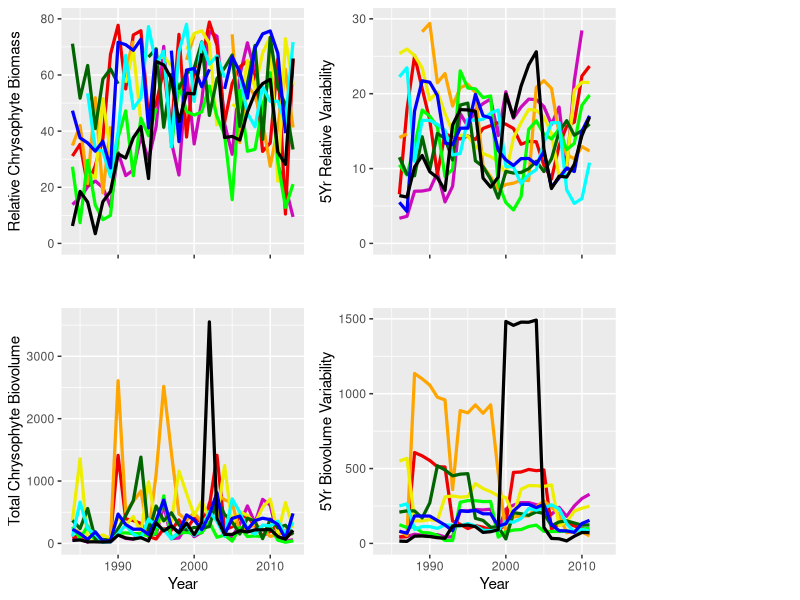
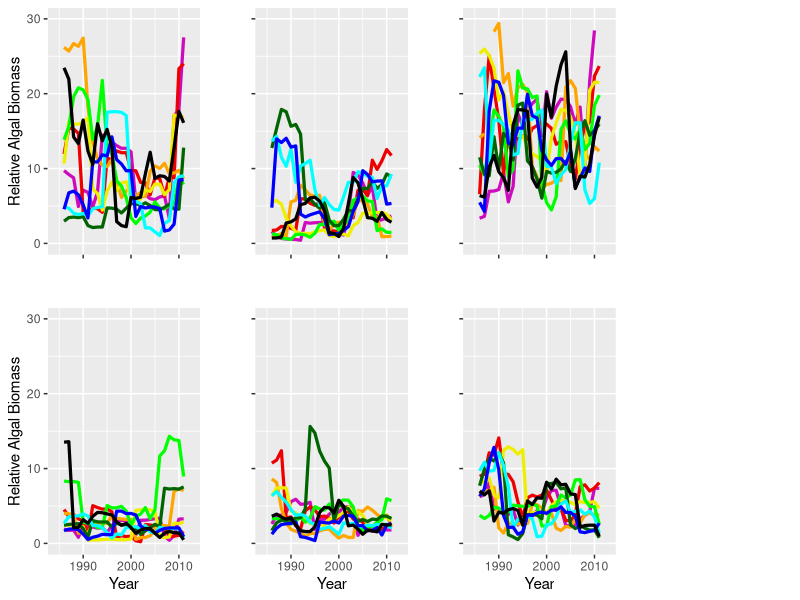

These charts were generated, in order, by the following R code:
##Load Libraries
library(dplyr)
library(tidyr)
library(ggplot2)
library(zoo)
library(cowplot)

setwd("C:\\Users\\adminuser\\Desktop\\EVERYTHING THOMAS\\gitprojects\\30yr_Algae_Variability_Dorset")
dat1<-read.csv("01RELdorset.csv")
dat2<-read.csv("02ABSdorset.csv")
names(dat1)
names(dat2)

al_rel <- dat1[,c(1,4:10)]
al_abs <- dat2[,c(3:9)]
names(al_rel)
names(al_abs)


### 5 year rolling St. Dev. window for relative and absolute algal biomasses
df <- data.frame() # Create empty data frames
df1 <- data.frame()
for (i in unique(al_rel$Lake)){
  relsd_i <- rollapply(al_rel[al_rel$Lake==i,3:8],5,sd,fill=NA,by.column=TRUE)
  abssd_i <- rollapply(al_abs[al_abs$Lake==i,2:7],5,sd,fill=NA,by.column=TRUE)
  df <- rbind(df,relsd_i)
  df1<- rbind(df1, abssd_i)
}

new_dat <- data.frame(al_rel,df,al_abs,df1)
names(new_dat)
new_dat <- new_dat[, -c(15), drop=FALSE] ### Just dropping the extra "year" column
head(new_dat)


### 2 by 2 plot  of chrysophyte biomasses and their 5 year variabilities in 9 Dorset lakes
A <- ggplot(data=new_dat, aes(x=Year, y=Chrysophytes_REL))+geom_line(aes(colour=Lake), size=1.1)+
  scale_color_manual(values=c(6,"red2", "orange","yellow2","green","darkgreen","cyan","blue",1,8))+
  xlab("Year")+ylab("Relative Chrysophyte Biomass")+ylim(c(0,80))+
  theme_grey(base_size = 11, base_family = "Helvetica")+theme(legend.position="none")

C <- ggplot(data=new_dat, aes(x=Year, y=Chrysophytes_REL.1))+geom_line(aes(colour=Lake), size=1.1)+
  scale_color_manual(values=c(6,"red2", "orange","yellow2","green","darkgreen","cyan","blue",1,8))+
  xlab("Year")+ylab("5Yr Relative Variability")+ylim(c(0,30))+
  theme_grey(base_size = 11, base_family = "Helvetica")+theme(legend.position="none")

B <- ggplot(data=new_dat, aes(x=Year, y=Chrysophytes_BV))+geom_line(aes(colour=Lake), size=1.1)+
  scale_color_manual(values=c(6,"red2", "orange","yellow2","green","darkgreen","cyan","blue",1,8))+
  xlab("Year")+ylab("Total Chrysophyte Biovolume")+ylim(c(0,3600))+
  theme_grey(base_size = 11, base_family = "Helvetica")+theme(legend.position="none")

D <- ggplot(data=new_dat, aes(x=Year, y=Chrysophytes_BV.1))+geom_line(aes(colour=Lake), size=1.1)+
  scale_color_manual(values=c(6,"red2", "orange","yellow2","green","darkgreen","cyan","blue",1,8))+
  xlab("Year")+ylab("5Yr Biovolume Variability")+ylim(c(0,1500))+
  theme_grey(base_size = 11, base_family = "Helvetica")+theme(legend.position="none")

prow <- plot_grid( A + theme(legend.position="none",axis.text.x=element_blank(),
                             axis.title.x=element_blank()),
                   C + theme(legend.position="none",axis.text.x=element_blank(),
                             axis.title.x=element_blank()),
                   B + theme(legend.position="none"),
                   D + theme(legend.position="none"),
                   align = 'vh',
                   hjust = -1,
                   nrow = 2
)

legend <- get_legend(A + theme(legend.position="left"))
p <- plot_grid( prow, legend, rel_widths = c(3,0.85))
p

### create the same plots for the other species of Algae

### 3x3 plot format
#### Instead of having all variables for one species, instead you have
#### one variable for all species

Z <- ggplot(data=new_dat, aes(x=Year, y=Diatoms_REL.1))+geom_line(aes(colour=Lake), size=1.1)+
  scale_color_manual(values=c(6,"red2", "orange","yellow2","green","darkgreen","cyan","blue",1,8))+
  xlab("Year")+ylab("Relative Algal Biomass")+ylim(c(0,30))+
  theme_grey(base_size = 11, base_family = "Helvetica")+theme(legend.position="none")

Y <- ggplot(data=new_dat, aes(x=Year, y=Dinoflagellates_REL.1))+geom_line(aes(colour=Lake), size=1.1)+
  scale_color_manual(values=c(6,"red2", "orange","yellow2","green","darkgreen","cyan","blue",1,8))+
  xlab("Year")+ylab("Relative Algal Biomass")+ylim(c(0,30))+
  theme_grey(base_size = 11, base_family = "Helvetica")+theme(legend.position="none")

X <- ggplot(data=new_dat, aes(x=Year, y=Chrysophytes_REL.1))+geom_line(aes(colour=Lake), size=1.1)+
  scale_color_manual(values=c(6,"red2", "orange","yellow2","green","darkgreen","cyan","blue",1,8))+
  xlab("Year")+ylab("Relative Algal Biomass")+ylim(c(0,30))+
  theme_grey(base_size = 11, base_family = "Helvetica")+theme(legend.position="none")

W <- ggplot(data=new_dat, aes(x=Year, y=Cyanobacteria_REL.1))+geom_line(aes(colour=Lake), size=1.1)+
  scale_color_manual(values=c(6,"red2", "orange","yellow2","green","darkgreen","cyan","blue",1,8))+
  xlab("Year")+ylab("Relative Algal Biomass")+ylim(c(0,30))+
  theme_grey(base_size = 11, base_family = "Helvetica")+theme(legend.position="none")

V <- ggplot(data=new_dat, aes(x=Year, y=Chlorophytes_REL.1))+geom_line(aes(colour=Lake), size=1.1)+
  scale_color_manual(values=c(6,"red2", "orange","yellow2","green","darkgreen","cyan","blue",1,8))+
  xlab("Year")+ylab("Relative Algal Biomass")+ylim(c(0,30))+
  theme_grey(base_size = 11, base_family = "Helvetica")+theme(legend.position="none")

U <- ggplot(data=new_dat, aes(x=Year, y=Cryptophytes_REL.1))+geom_line(aes(colour=Lake), size=1.1)+
  scale_color_manual(values=c(6,"red2", "orange","yellow2","green","darkgreen","cyan","blue",1,8))+
  xlab("Year")+ylab("Relative Algal Biomass")+ylim(c(0,30))+
  theme_grey(base_size = 11, base_family = "Helvetica")+theme(legend.position="none")

#axis.text.y=element_blank(),
prow1 <- plot_grid(Z + theme(legend.position="none",axis.text.x=element_blank(),
                             axis.title.x=element_blank()),
                   Y + theme(legend.position="none",axis.text.x=element_blank(),
                             axis.title.x=element_blank(),axis.text.y=element_blank(),
                             axis.title.y=element_blank()),
                   X + theme(legend.position="none",axis.text.x=element_blank(),
                             axis.title.x=element_blank(),axis.text.y=element_blank(),
                             axis.title.y=element_blank()),
                   W + theme(legend.position="none"),
                   V + theme(legend.position="none",axis.text.y=element_blank(),
                             axis.title.y=element_blank()),
                   U + theme(legend.position="none",axis.text.y=element_blank(),
                             axis.title.y=element_blank()),
                   align = 'vh',
                   hjust = -1,
                   nrow = 2
)

legend1 <- get_legend(A + theme(legend.position="left"))
p1 <- plot_grid( prow1, legend1, rel_widths = c(3,0.85))
p1


### Like I said above, this will be repeated 4 times, once for each variable
### (Relative and absolute biomass and the 5 year variabilities for both as well)





